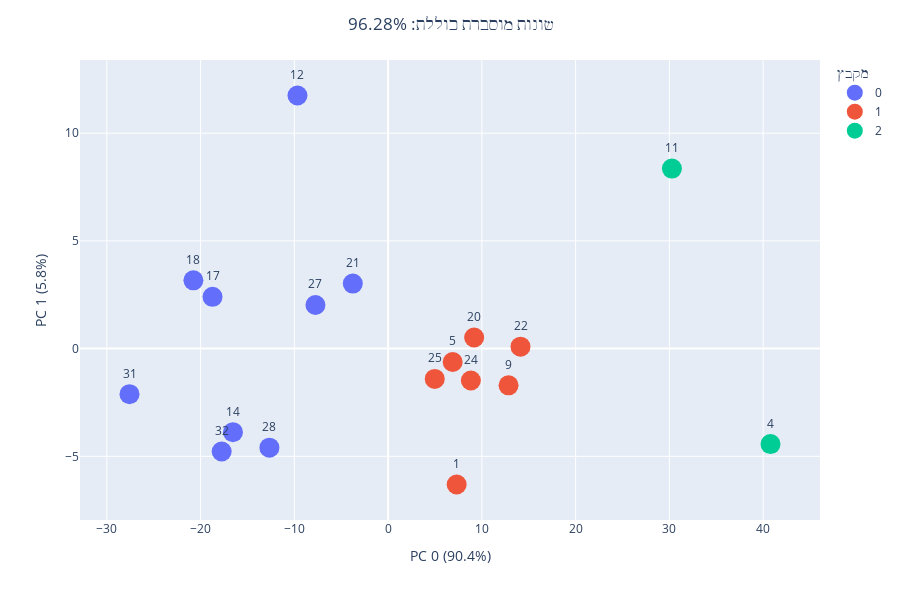

Notebook source saved alongside this figure:
### Code cell
pca = PCA(n_components=2)
components = pca.fit_transform(x)

total_var = pca.explained_variance_ratio_.sum() * 100

fig = px.scatter(
    components, x=0, y=1, color=data_with_clusters['Clusters'], text = data_with_clusters['site'],
    labels={"0": "PC 0 (90.4%)", "1": "PC 1 (5.8%)"},
    category_orders={"color": ["0", "1", "2", "3"]}
)
fig.update_traces(marker=dict(size=20), textposition='top center')
fig.update_layout(legend_title_text='מקבץ')
fig.update_layout(
    height=600,
    title_text=f'שונות מוסברת כוללת: {total_var:.2f}%',
     title_x=0.5
)
fig.show()

### Figure 1 — Plotly figure (JSON) as saved in the notebook; plotly's stock layout.template omitted (floating-point values rounded to 4 significant figures)
{"data": [{"hovertemplate": "color=0<br>PC 0 (90.4%)=%{x}<br>PC 1 (5.8%)=%{y}<br>text=%{text}<extra></extra>", "legendgroup": "0", "marker": {"color": "#636efa", "size": 20, "symbol": "circle"}, "mode": "markers+text", "name": "0", "orientation": "v", "showlegend": true, "text": [28, 27, 21, 18, 17, 14, 12, 31, 32], "textposition": "top center", "type": "scatter", "x": [-12.66, -7.747, -3.764, -20.76, -18.72, -16.55, -9.665, -27.58, -17.75], "xaxis": "x", "y": [-4.599, 2.025, 3.017, 3.168, 2.403, -3.878, 11.75, -2.116, -4.779], "yaxis": "y"}, {"hovertemplate": "color=1<br>PC 0 (90.4%)=%{x}<br>PC 1 (5.8%)=%{y}<br>text=%{text}<extra></extra>", "legendgroup": "1", "marker": {"color": "#EF553B", "size": 20, "symbol": "circle"}, "mode": "markers+text", "name": "1", "orientation": "v", "showlegend": true, "text": [25, 24, 22, 20, 9, 5, 1], "textposition": "top center", "type": "scatter", "x": [4.975, 8.828, 14.12, 9.178, 12.85, 6.886, 7.312], "xaxis": "x", "y": [-1.405, -1.481, 0.08906, 0.5151, -1.707, -0.6197, -6.308], "yaxis": "y"}, {"hovertemplate": "color=2<br>PC 0 (90.4%)=%{x}<br>PC 1 (5.8%)=%{y}<br>text=%{text}<extra></extra>", "legendgroup": "2", "marker": {"color": "#00cc96", "size": 20, "symbol": "circle"}, "mode": "markers+text", "name": "2", "orientation": "v", "showlegend": true, "text": [11, 4], "textposition": "top center", "type": "scatter", "x": [30.27, 40.78], "xaxis": "x", "y": [8.357, -4.432], "yaxis": "y"}], "layout": {"height": 600, "legend": {"title": {"text": "מקבץ"}, "tracegroupgap": 0}, "margin": {"t": 60}, "title": {"text": "שונות מוסברת כוללת: 96.28%", "x": 0.5}, "xaxis": {"anchor": "y", "domain": [0, 1], "title": {"text": "PC 0 (90.4%)"}}, "yaxis": {"anchor": "x", "domain": [0, 1], "title": {"text": "PC 1 (5.8%)"}}}}
